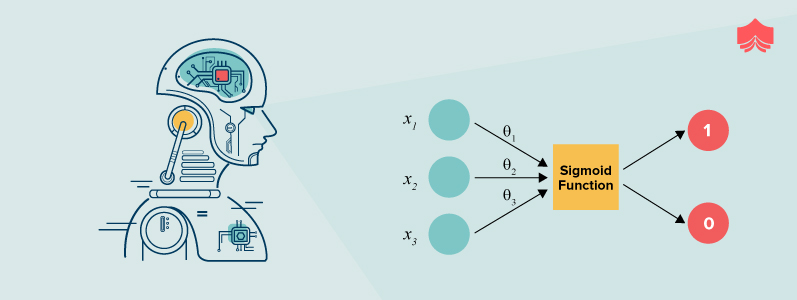
#> input picture ML_LAB_07/image_head.png, 797 x 300 px, given in place of the camera
$ jupyter execute 'Real-Time Edge Detection (Sketch) Mode.ipynb'
#> lines starting #> are read from the running program, lines starting #| are printed output that depends on the picture; after the words box and inside, x2 and y2 are one past the last pixel; in counts of white or black regions, pixels touching at a corner belong together
#> further down, frame is the input picture: shape (300, 797, 3); mean B, G, R 222.1, 222.5, 207.2
[cell 1]
import cv2
import numpy as np

# Our sketch generating function
def sketch(image):
    # Convert image to grayscale
    img_gray = cv2.cvtColor(image, cv2.COLOR_BGR2GRAY)
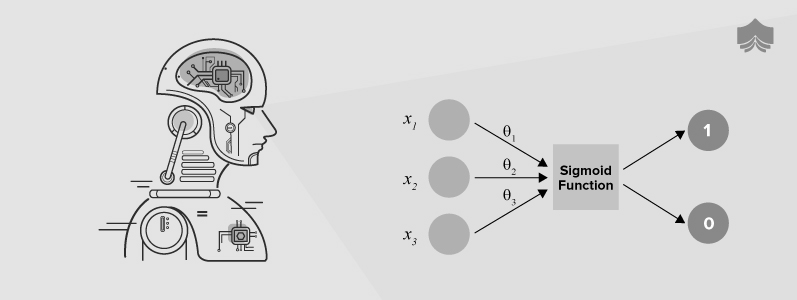
#> img_gray: shape (300, 797); min 0, max 255, mean 217.8

    # Clean up image using Guassian Blur
    img_gray_blur = cv2.GaussianBlur(img_gray, (5,5), 0)
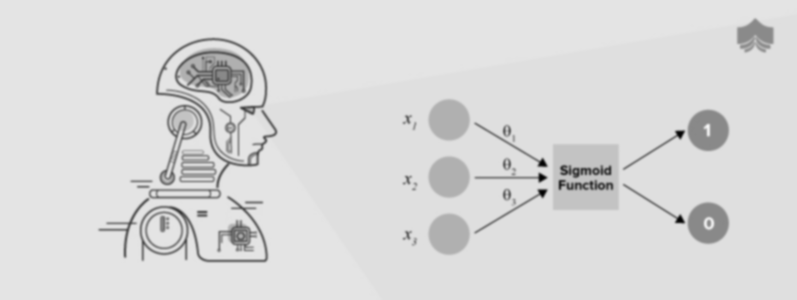
#> img_gray_blur: shape (300, 797); min 0, max 245, mean 217.9

    # Extract edges
    canny_edges = cv2.Canny(img_gray_blur, 10, 70)
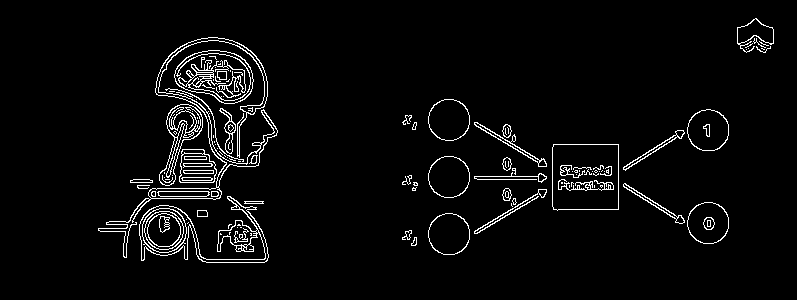
#> canny_edges: shape (300, 797); 3.8% white in thin lines or dots, all inside (x1, y1, x2, y2) = (98, 18, 774, 263)

    # Do an invert binarize the image
    ret, mask = cv2.threshold(canny_edges, 70, 255, cv2.THRESH_BINARY_INV)
    return mask


# Initialize webcam, cap is the object provided by VideoCapture
# It contains a boolean indicating if it was sucessful (ret)
# It also contains the images collected from the webcam (frame)
cap = cv2.VideoCapture(0)

while True:
    ret, frame = cap.read()
    cv2.imshow('Our Live Sketcher', sketch(frame))
    if cv2.waitKey(1) == 12: #13 is the Enter Key
#> (key Esc is pressed here)
        break


# Release camera and close windows
cap.release()
cv2.destroyAllWindows()
